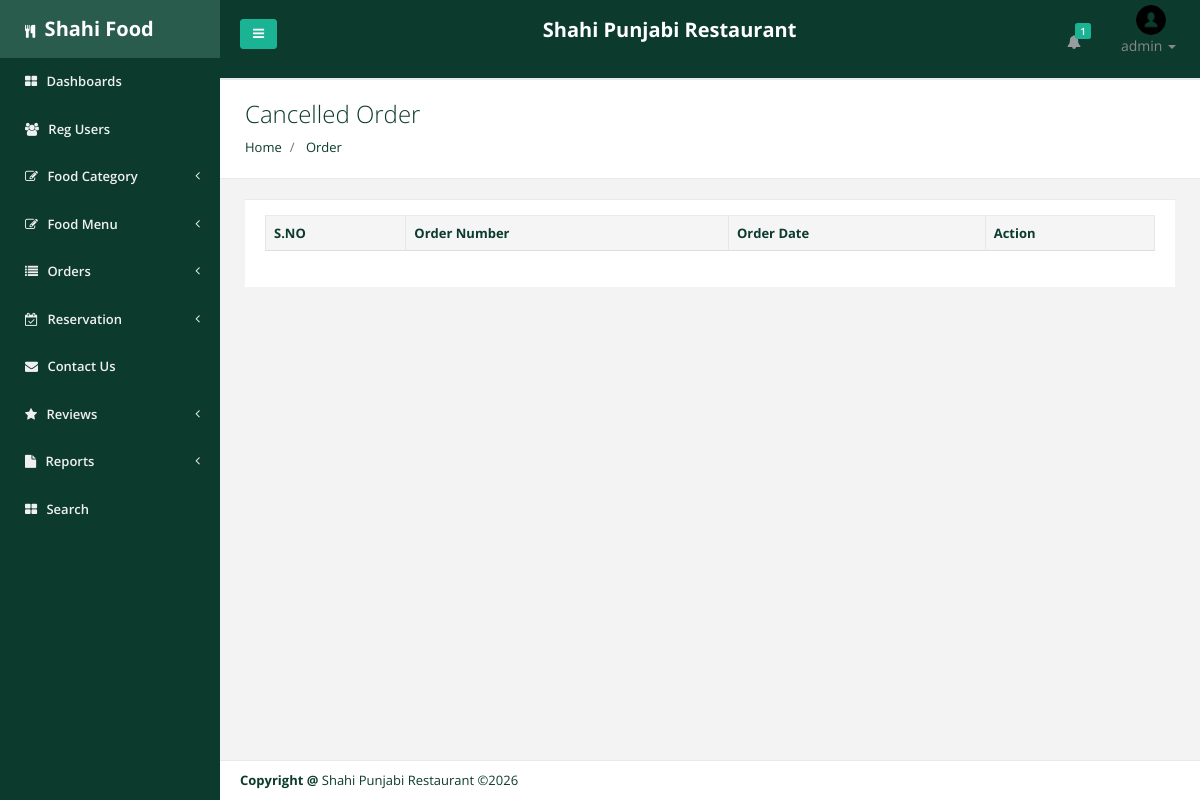
Before: /admin/canclled-order.php (signed in) with the older database file.
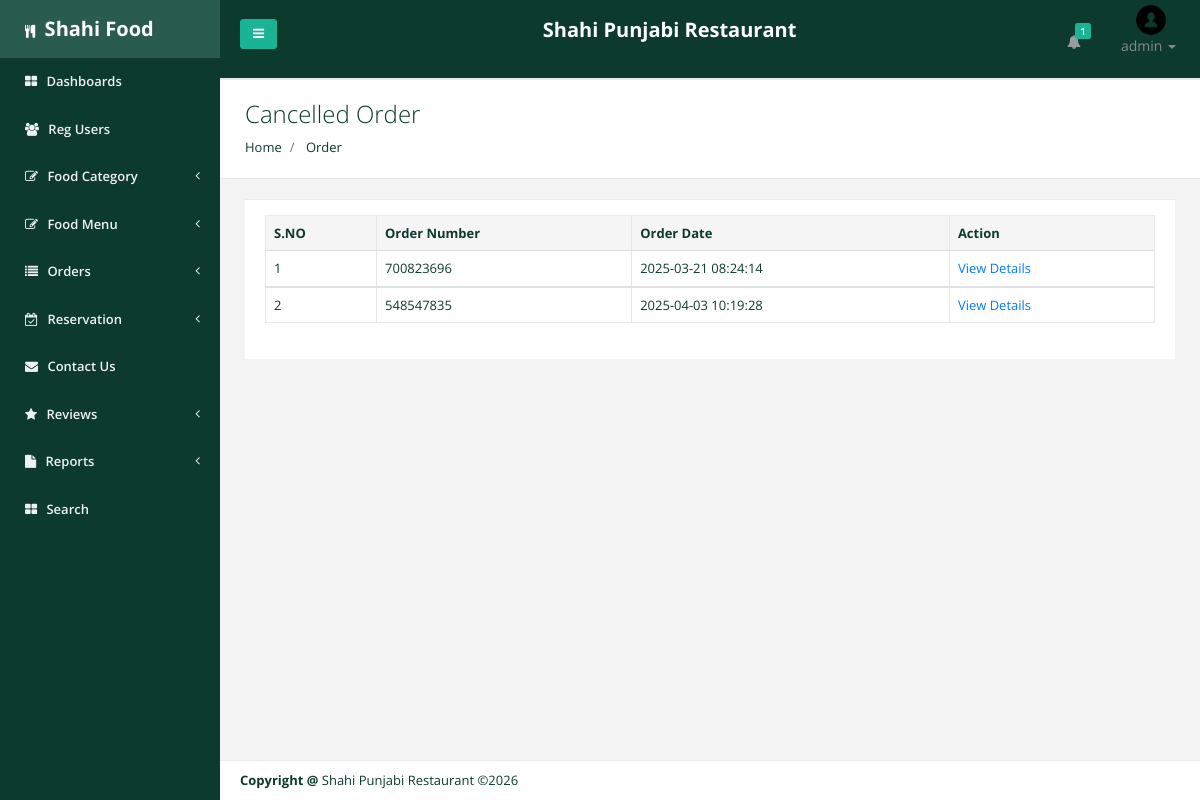
After: the same page with the newer database file.
### tables this page shows
CREATE TABLE `tblorderaddresses` (
  `ID` int(11) NOT NULL,
  `UserId` char(100) DEFAULT NULL,
  `Ordernumber` char(100) DEFAULT NULL,
  `Flatnobuldngno` varchar(255) DEFAULT NULL,
  `StreetName` varchar(255) DEFAULT NULL,
  `Area` varchar(255) DEFAULT NULL,
  `Landmark` varchar(255) DEFAULT NULL,
  `City` varchar(255) DEFAULT NULL,
  `OrderTime` timestamp NOT NULL DEFAULT current_timestamp(),
  `OrderFinalStatus` varchar(255) DEFAULT NULL
);

### admin/canclled-order.php (the view, shortened to what this page needs)
<?php
include('includes/dbconnection.php');
if (strlen($_SESSION['fosaid']==0)) {
  header('location:logout.php');
  } else{
  ?>
<!DOCTYPE html>
<html>
<head>
    <link href="css/bootstrap.min.css" rel="stylesheet">
    <link href="font-awesome/css/font-awesome.css" rel="stylesheet">
    <link href="css/plugins/iCheck/custom.css" rel="stylesheet">
    <link href="css/plugins/steps/jquery.steps.css" rel="stylesheet">
    <link href="css/animate.css" rel="stylesheet">
    <link href="css/style.css" rel="stylesheet">
</head>
<body>
    <div id="wrapper">
    <?php include_once('includes/leftbar.php');?>
        <div id="page-wrapper" class="gray-bg">
             <?php include_once('includes/header.php');?>
        <div class="row wrapper border-bottom white-bg page-heading">
                <div class="col-lg-10">
                    <h2>Cancelled Order</h2>
                    <ol class="breadcrumb">
                        <li class="breadcrumb-item">
                            <a href="dashboard.php">Home</a>
                        </li>
                        <li class="breadcrumb-item active">
                            <a>Order</a>
                        </li>
                    </ol>
                </div>
            </div>
        <div class="wrapper wrapper-content animated fadeInRight">
            <div class="row">
                <div class="col-lg-12">
                    <div class="ibox">
                        <div class="ibox-content">
                                 <table class="table table-bordered mg-b-0">
              <thead>
                <tr>
                  <th>S.NO</th>
                  <th>Order Number</th>
                  <th>Order Date</th>
                  <th>Action</th>
                </tr>
              </thead>
              <?php
$ret=mysqli_query($con,"select * from tblorderaddresses where OrderFinalStatus='Order Cancelled'");
$cnt=1;
while ($row=mysqli_fetch_array($ret)) {
?>
              <tbody>
                <tr>
                  <td><?php echo $cnt;?></td>
                  <td><?php  echo $row['Ordernumber'];?></td>
                  <td><?php  echo $row['OrderTime'];?></td>
                                    <td><a href="viewfoodorder.php?orderid=<?php echo $row['Ordernumber'];?>">View Details</a>
                </tr>
                <?php
$cnt=$cnt+1;
}?>
              </tbody>
            </table>
                        </div>
                    </div>
                    </div>
                </div>
            </div>
        <?php include_once('includes/footer.php');?>
        </div>
        </div>
</body>
</html>
<?php } ?>

Changed rows visible on the page:
added tblorderaddresses: Ordernumber "700823696", OrderTime "2025-03-21 08:24:14"
added tblorderaddresses: Ordernumber "548547835", OrderTime "2025-04-03 10:19:28"
